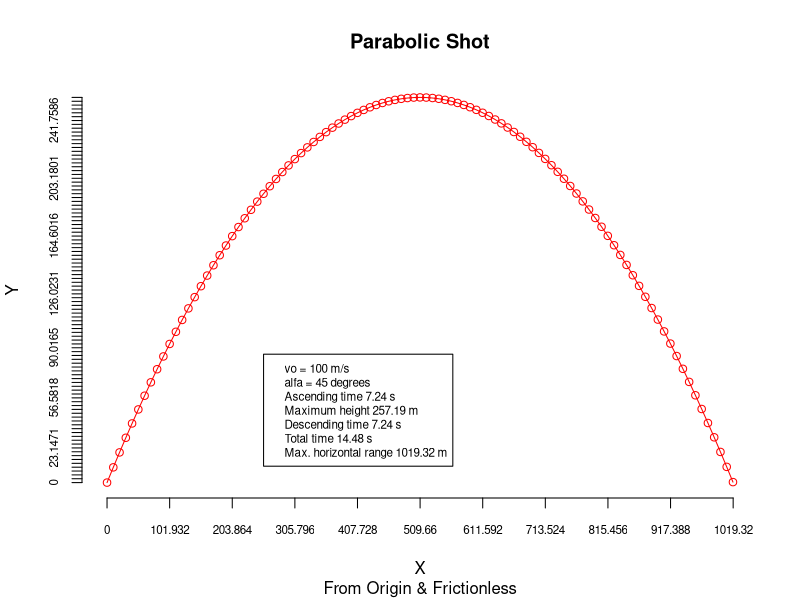

Recreate this plot in R.
# Script to calculate everything about the parabolic
# shot without friction and in International System of Units

# Inputs of the function are:
# a) initial velocity vo
# b) shot angle alfa

# Parameter
# g) gravity acceleration g = 9.81 m/s^2

# The outputs of the function are:
# T_1: ascending time
# T_2: descending time
#   H: maximum height
#   Tt: total time
#   L: maximum horizontal range


parabolic <- function(vo, alfa){
  
    g <- 9.81
 an <- round((2*pi*alfa)/360,2)
  T_1 <- round(vo*sin(an)/g,2)
    H <- round((vo^2)*(sin(an)^2)/(2*g),2)
  T_2 <- round(vo*sin(an)/g,2)
  T_t <- round(2*vo*sin(an)/g,2)
    L <- round(vo^2*sin(2*an)/g,2)
  
  print("Ascending time");print(paste(T_1,"s"))
  print("Maximum height");print(paste(H,"m"))
  print("Descending time");print(paste(T_2, "s"))
  print("Total time");print(paste(T_t,"s"))
  print("Max. horizontal range");print(paste(L,"m"))
  
  y <- vector()
  p <- seq(0.0, round(L), round(L)/100)
  #print(p)
  y <- (tan(an)*p)-((g/((2*vo^2)*cos(an)^2))*(p^2))
  
  #print(y)
  plot(p, y, xlab="X", ylab="Y", type = "o", col = "red", axes=F)
  axis(1, at = seq(0,L,L/10),labels=seq(0,L,L/10),
       cex.axis=0.7)
  axis(2, at = seq(0,H,H/100),labels=seq(0,H,H/100),
       cex.axis=0.7)
  legend(L/4, H/3, legend = c(paste("vo =", vo, "m/s"),
                paste("alfa =", alfa,"degrees"),
                paste("Ascending time", paste(T_1,"s")),
                paste("Maximum height", paste(H,"m")),
                paste("Descending time", paste(T_2, "s")),
                paste("Total time", paste(T_t,"s")),
                paste("Max. horizontal range", paste(L,"m"))),
         cex=0.7, bg = par("bg"))
  title(main = "Parabolic Shot", sub = "From Origin & Frictionless")

}

parabolic(100,45)

